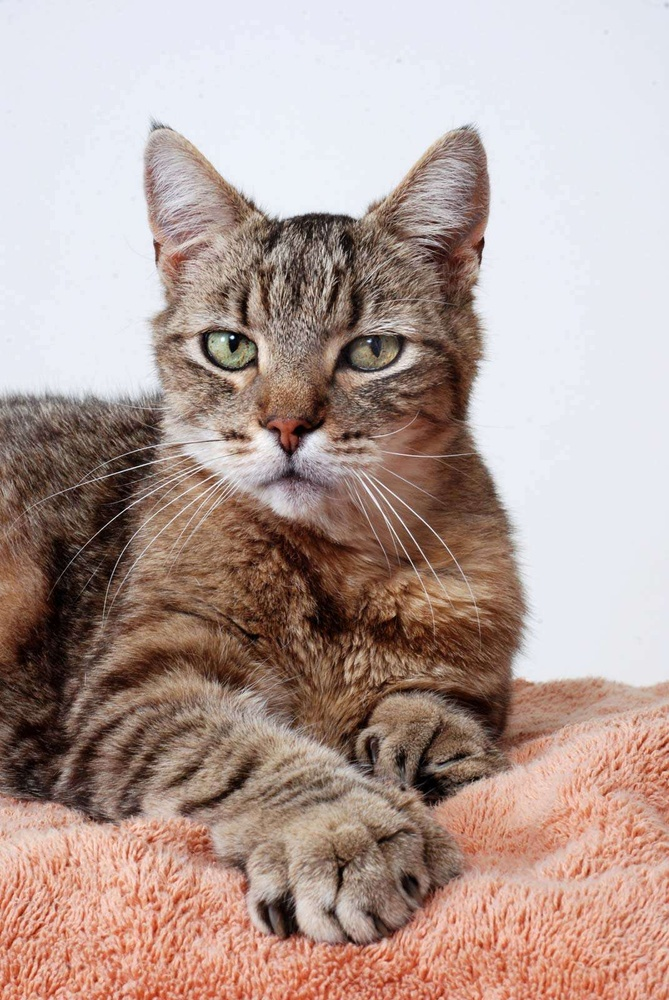
//> input picture Lab2/res/cat.jpg, 669 x 1000 px, shrunk from 1071 x 1600 before the run
$ ./main___копия   (built with g++ and OpenCV 4)
//> lines starting //> are read from the running program, lines starting //| are printed output that depends on the picture
//> further down, image is the input picture: 1000 rows x 669 cols, CV_8UC3; mean B, G, R 152.1, 158.9, 180.2
#include <opencv2/opencv.hpp>
#include <opencv2/highgui.hpp>
#include <iostream>
#include <vector>
#include <random>
#include <math.h>

//! 1. Convolution with 5 filters 3x3x3 (random numbers)
//! 2. Normalize (coefs. and offset - arbitrary)
//! 3. ReLU
//! 4. MAX POOLING (2x2)
//! 5. SoftMax for each pixel

using namespace cv;

typedef std::array<std::array<std::array<int, 3>, 3>, 3> Matrix;
namespace
{
  // count filter for convolution
  int FILTERS_COUNT = 5;
  int SIZE_MATRIX = 3;

  Mat Convolution(const Mat& theImage, const std::vector<Matrix>& theFilters)
  {
    auto aCols = theImage.cols;
//> aCols = 669
    auto aRows = theImage.rows;
//> aRows = 1000
    int sizes[] = { FILTERS_COUNT, aRows, aCols };
//> sizes = [5, 1000, 669]
    Mat aRes = Mat::zeros(3, sizes, theImage.type());

    for (int filtInd = 0; filtInd < FILTERS_COUNT; ++filtInd)
      aRes.forEach<Point3_<uint8_t>>(
        [&](Point3_<uint8_t>& pixel, const int* position)
        {
          for (int dimX = 0; dimX < SIZE_MATRIX; ++dimX)
            for (int dimY = 0; dimY < SIZE_MATRIX; ++dimY)
            {
              pixel.x += theImage.at<Point3_<uint8_t>>(
                std::min(position[0] + dimX, aRows - 1), std::min(position[1] + dimY, aCols - 1)).x
                * theFilters[filtInd][0][dimX][dimY];
              pixel.y += theImage.at<Point3_<uint8_t>>(
                std::min(position[0] + dimX, aRows - 1), std::min(position[1] + dimY, aCols - 1)).y
                * theFilters[filtInd][1][dimX][dimY];
              pixel.z += theImage.at<Point3_<uint8_t>>(
                std::min(position[0] + dimX, aRows - 1), std::min(position[1] + dimY, aCols - 1)).z
                * theFilters[filtInd][2][dimX][dimY];
            }
        });
    // [7 lines of commented-out code are left out]
    //            aRes.at<Point3_<uint8_t>>(/*filtInd,*/ aRow, aCol) +=
    //              theImage.at<Point3_<uint8_t>>(/*dimZ,*/ std::min(aRow + dimX, aRows - 1),
    //                std::min(aCol + dimY, aCols - 1)) * theFilters[filtInd][dimZ][dimX][dimY];
    //          }
    return aRes;
  }

  Mat Normalize(const Mat& theImage)
  {
    Mat aRes = theImage;

    return aRes;
  }

  Mat ReLU(const Mat& theImage)
  {
    Mat aRes = theImage;

    return aRes;
  }

  Mat Pooling(const Mat& theImage)
  {
    Mat aRes = theImage;

    return aRes;
  }

  Mat SoftMax(const Mat& theImage)
  {
    //    cv::sum
    Mat aRes = theImage;
    aRes.forEach<Point3_<uint8_t>>(
      [](Point3_<uint8_t>& pixel, const int* position) -> void
      {
        auto aSum = cv::sum(std::vector<uint8_t>{ pixel.x, pixel.y, pixel.z });
      }
    );
    // [12 lines of commented-out code are left out]
    return aRes;
  }

  void GenerateNumbers(std::vector<Matrix>& theFilters)
  {
    std::random_device randomDevice;
    std::mt19937 mersEngine(randomDevice());
    std::uniform_real_distribution<float> dist(1, 10);
    auto gener = [&]()
    {
      Matrix res;
      for (auto& resX : res)
        for (auto& resY : resX)
          for (auto& resZ : resY)
            resZ = dist(mersEngine);
      return res;
    };

    std::generate(theFilters.begin(), theFilters.end(), gener);


  }
}

int main(int argc, char** argv)
{
  auto showImage = [&](const Mat& theImage, const String& theTitle = "")
  {
    if (theImage.empty())
    {
      std::cerr << "Image is empty!!";
      return -1;
    }
    imshow(theTitle.empty() ? "Image" : theTitle, theImage);
    return 0;
  };

  // Load image
  Mat image{ imread("./res/cat.jpg") };
  if (showImage(image, "Display Window") == -1)
    return -1;

  // Convolution
  std::vector<Matrix> aFilters(FILTERS_COUNT);
  GenerateNumbers(aFilters);
  auto resConv = Convolution(image, aFilters);

  // Normalize
  auto aNormImg = Normalize(resConv);

  // ReLU
  auto aReLUImg = ReLU(aNormImg);

  // Pooling 2x2
  auto aPoolingImg = Pooling(aReLUImg);

  // Softmax
  auto aSoftMax = SoftMax(aPoolingImg);

  std::vector<Mat> matVec;
  std::string aTitle = "Result Image";
  for (int anIndex = 0; anIndex < FILTERS_COUNT; ++anIndex)
  {
    matVec.push_back(cv::Mat(image.rows, image.cols, image.type(),
      aSoftMax.data + anIndex * image.rows * image.cols).clone());
    if (showImage(matVec.back(), aTitle + std::to_string(anIndex)) == -1)
      return -1;
  }
//> this loop made 5 passes
//> pass 1, `if (showImage(matVec.back(), aTitle + std::to_string(anIndex)) == -1)`:
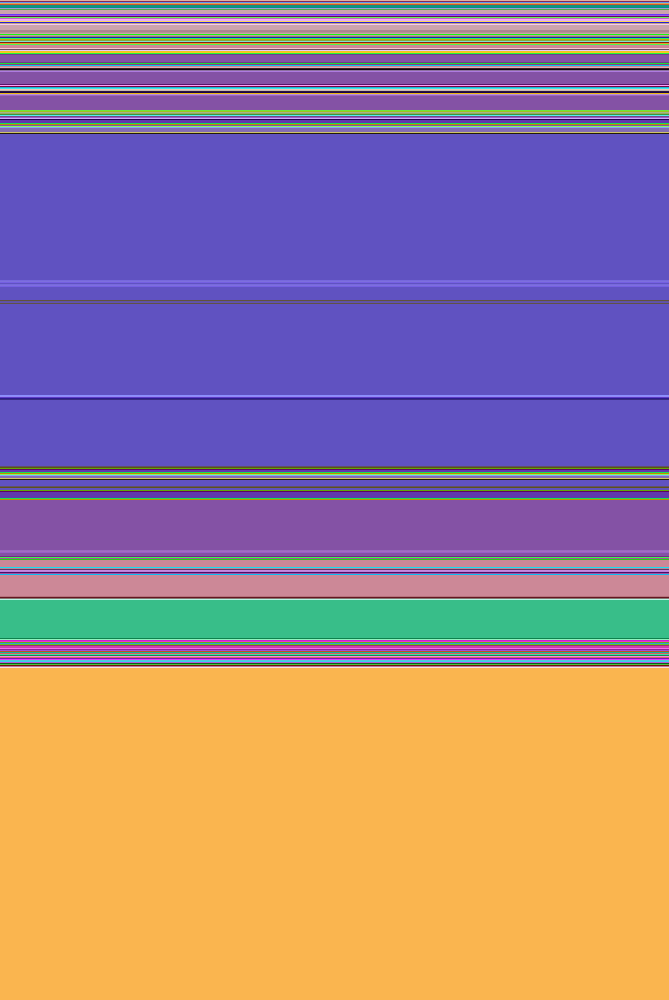
//> window 'Result Image0': 1000 rows x 669 cols, CV_8UC3; mean B, G, R 139.5, 128.8, 158.7
//> pass 2, `if (showImage(matVec.back(), aTitle + std::to_string(anIndex)) == -1)`:
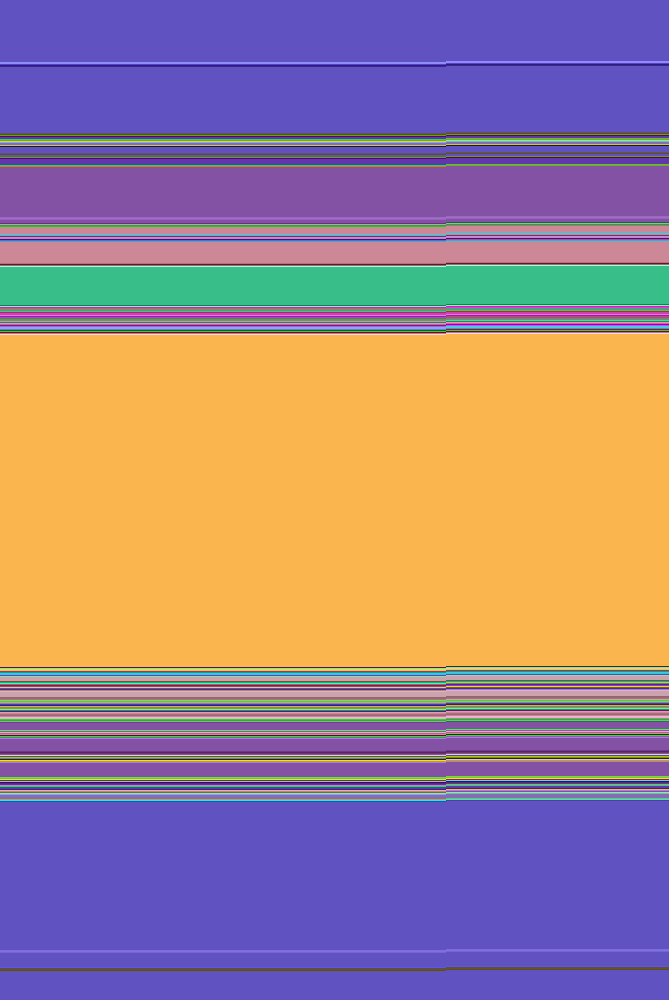
//> window 'Result Image1': 1000 rows x 669 cols, CV_8UC3; mean B, G, R 138.8, 128.5, 158.2


  // [11 lines of commented-out code are left out]


  waitKey(0);
  return 0;
}

$ run again, with Lab2/res/dog.jpg copied over Lab2/res/cat.jpg
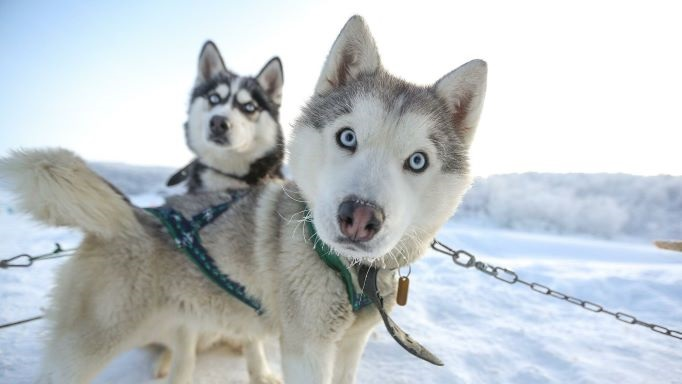
//> input picture Lab2/res/dog.jpg, 682 x 384 px
//> image is the input picture: 384 rows x 682 cols, CV_8UC3; mean B, G, R 201.8, 198.1, 191.7
//> the loop `for (int anIndex = 0; anIndex < FILTERS_COUNT; ++anIndex)` made 5 passes
//> pass 1, `if (showImage(matVec.back(), aTitle + std::to_string(anIndex)) == -1)`:
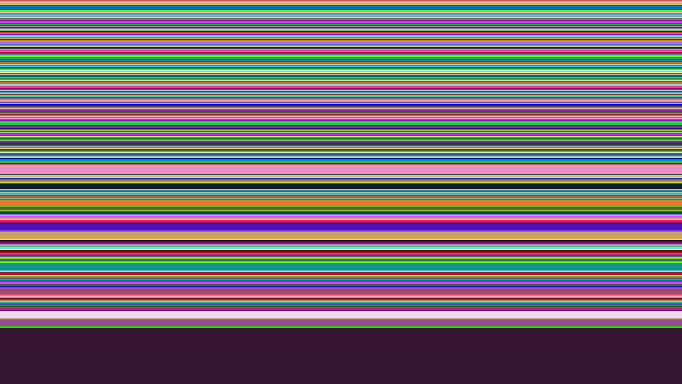
//> window 'Result Image0': 384 rows x 682 cols, CV_8UC3; mean B, G, R 119.5, 104.6, 122.1
//> pass 2, `if (showImage(matVec.back(), aTitle + std::to_string(anIndex)) == -1)`:
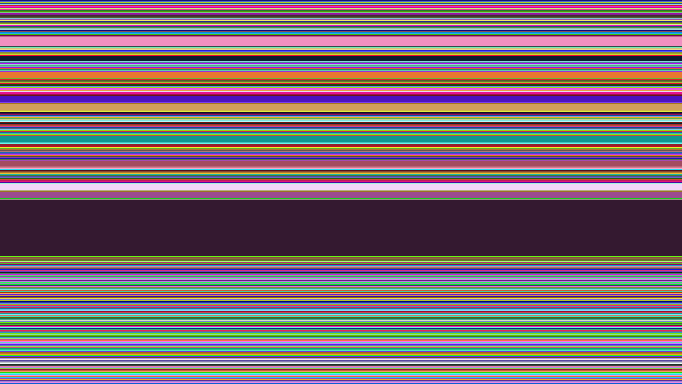
//> window 'Result Image1': 384 rows x 682 cols, CV_8UC3; mean B, G, R 115.1, 106.9, 122.9
